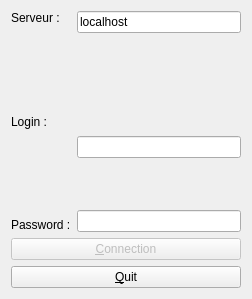
<?xml version="1.0" encoding="UTF-8"?>
<ui version="4.0">
 <class>Accueil</class>
 <widget class="QDialog" name="Accueil">
  <property name="geometry">
   <rect>
    <x>0</x>
    <y>0</y>
    <width>252</width>
    <height>299</height>
   </rect>
  </property>
  <property name="windowTitle">
   <string>Home</string>
  </property>
  <property name="windowIcon">
   <iconset resource="ressource/ressource.qrc">
    <normaloff>:/image/logo2.png</normaloff>:/image/logo2.png</iconset>
  </property>
  <layout class="QHBoxLayout" name="horizontalLayout_2">
   <item>
    <layout class="QVBoxLayout" name="verticalLayout_5">
     <item>
      <layout class="QHBoxLayout" name="horizontalLayout">
       <item>
        <layout class="QVBoxLayout" name="verticalLayout_2">
         <item>
          <widget class="QLabel" name="label">
           <property name="text">
            <string>Serveur :</string>
           </property>
          </widget>
         </item>
         <item>
          <spacer name="verticalSpacer_4">
           <property name="orientation">
            <enum>Qt::Vertical</enum>
           </property>
           <property name="sizeHint" stdset="0">
            <size>
             <width>20</width>
             <height>40</height>
            </size>
           </property>
          </spacer>
         </item>
         <item>
          <widget class="QLabel" name="labelLogin">
           <property name="text">
            <string>Login :</string>
           </property>
          </widget>
         </item>
         <item>
          <spacer name="verticalSpacer_3">
           <property name="orientation">
            <enum>Qt::Vertical</enum>
           </property>
           <property name="sizeHint" stdset="0">
            <size>
             <width>20</width>
             <height>40</height>
            </size>
           </property>
          </spacer>
         </item>
         <item>
          <widget class="QLabel" name="labelMdp">
           <property name="text">
            <string>Password :</string>
           </property>
          </widget>
         </item>
        </layout>
       </item>
       <item>
        <layout class="QVBoxLayout" name="verticalLayout_3">
         <item>
          <widget class="QLineEdit" name="lineEditServeur">
           <property name="text">
            <string>localhost</string>
           </property>
          </widget>
         </item>
         <item>
          <spacer name="verticalSpacer_5">
           <property name="orientation">
            <enum>Qt::Vertical</enum>
           </property>
           <property name="sizeHint" stdset="0">
            <size>
             <width>20</width>
             <height>40</height>
            </size>
           </property>
          </spacer>
         </item>
         <item>
          <layout class="QVBoxLayout" name="verticalLayout">
           <item>
            <widget class="QLineEdit" name="lineEditLogin"/>
           </item>
           <item>
            <spacer name="verticalSpacer_2">
             <property name="orientation">
              <enum>Qt::Vertical</enum>
             </property>
             <property name="sizeHint" stdset="0">
              <size>
               <width>20</width>
               <height>40</height>
              </size>
             </property>
            </spacer>
           </item>
           <item>
            <widget class="QLineEdit" name="lineEditMdp">
             <property name="echoMode">
              <enum>QLineEdit::Password</enum>
             </property>
            </widget>
           </item>
          </layout>
         </item>
        </layout>
       </item>
      </layout>
     </item>
     <item>
      <layout class="QVBoxLayout" name="verticalLayout_4">
       <item>
        <widget class="QPushButton" name="pushButtonConnexion">
         <property name="enabled">
          <bool>false</bool>
         </property>
         <property name="text">
          <string>&amp;Connection</string>
         </property>
        </widget>
       </item>
       <item>
        <widget class="QPushButton" name="pushButton">
         <property name="text">
          <string>&amp;Quit</string>
         </property>
        </widget>
       </item>
      </layout>
     </item>
    </layout>
   </item>
  </layout>
 </widget>
 <resources>
  <include location="ressource/ressource.qrc"/>
 </resources>
 <connections/>
</ui>
